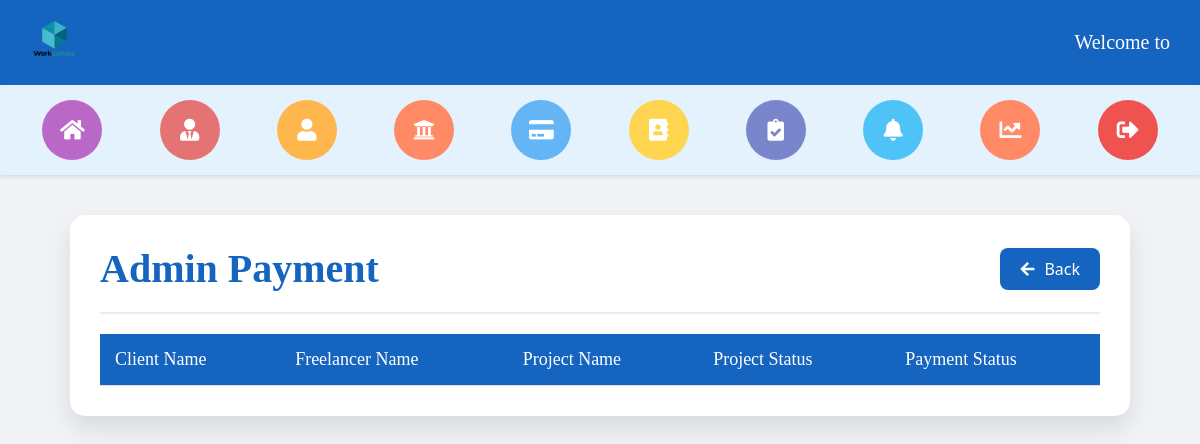
/administrator/admin_payment/ (signed in), run on an earlier commit of the app's database.
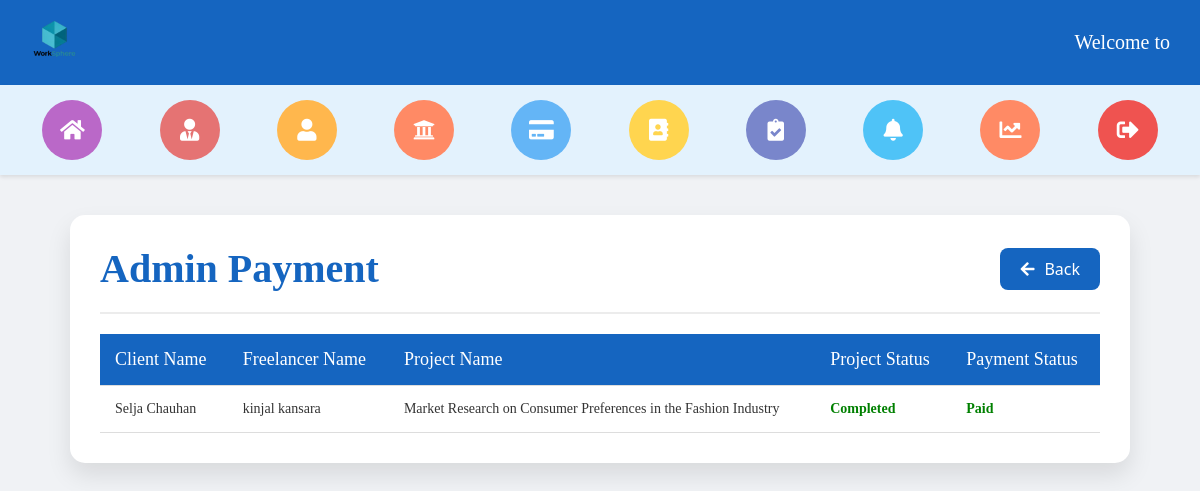
And on a later commit of the database.
### payment/models.py (models this page shows, shortened)
class Payment(models.Model):
    proposal = models.ForeignKey(FreelancerProposal, on_delete=models.CASCADE, related_name='payments', null=True)
    order_id = models.CharField(max_length=255)
    payment_id = models.CharField(max_length=50)
    signature = models.CharField(max_length=256, null=True, blank=True)
    refund_payment_id = models.CharField(max_length=255)
    amount = models.DecimalField(max_digits=10, decimal_places=2)
    refund_amount = models.DecimalField(max_digits=10, decimal_places=2, null=True)
    email = models.EmailField()  # Added field to store the user's email
    status = models.CharField(max_length=100, choices=[(
        'Pending', 'Pending'), ('Completed', 'Completed'), ('Failed', 'Failed')], default='Pending')

### freelancer/models.py (models this page shows, shortened)
class FreelancerProposal(models.Model):
    DURATION_CHOICES = [
        ('1_day', '1 Day'),
        ('2_days', '2 Days'),
        ('3_days', '3 Days'),
        ('4_days', '4 Days'),
        ('5_days', '5 Days'),
        ('7_days', '7 Days'),
        ('10_days', '10 Days'),
        ('15_days', '15 Days'),
        ('1_month', '1 Month'),
        ('2_months', '2 Months'),
        ('3_months', '3 Months'),
    ]
    client = models.ForeignKey(ClientRegisterLogin, on_delete=models.CASCADE, null=True)
    freelancer = models.ForeignKey(FreelancerRegisterLogin, on_delete=models.CASCADE)
    project = models.ForeignKey(ClientPostProject, on_delete=models.CASCADE)
    title = models.CharField(max_length=200)
    description = models.TextField(editable=False)
    duration = models.CharField(max_length=20, choices=DURATION_CHOICES)
    bid = models.DecimalField(max_digits=10, decimal_places=2)  # Default bid value
    cover_letter = models.TextField()
    attachment = models.FileField(upload_to='attachments/', blank=True, null=True)
    submitted_at = models.DateTimeField(auto_now_add=True)
    status = models.CharField(max_length=10, null=True)

class FreelancerRegisterLogin(models.Model):
    profile = models.ImageField(upload_to='profile_images/')
    first_name = models.CharField(max_length=30)
    last_name = models.CharField(max_length=30)
    username = models.CharField(max_length=30, unique=True)
    email = models.EmailField(unique=True)
    password = models.CharField(max_length=100)
    phone_number = models.CharField(max_length=15)
    skills = models.CharField(max_length=50)
    hourly_rate = models.DecimalField(max_digits=20, decimal_places=2)
    location = models.CharField(max_length=100)
    about_me = models.TextField(null=True, max_length=1000)
    bank_name = models.CharField(max_length=50, null=True, blank=True)  # Bank name
    ifsc_code = models.CharField(max_length=20, null=True, blank=True)  # IFSC code
    account_number = models.CharField(max_length=20, null=True, blank=True)  # Account number

### client/models.py (models this page shows, shortened)
class ClientRegisterLogin(models.Model):
    profile_photo = models.ImageField(upload_to='profile_photos/')
    first_name = models.CharField(max_length=30)
    last_name = models.CharField(max_length=30)
    username = models.CharField(max_length=30, unique=True)
    email = models.EmailField(unique=True)
    password = models.CharField(max_length=100)
    phone_no = models.CharField(max_length=15)
    company = models.CharField(max_length=100)
    location = models.CharField(max_length=100, null=True)
    bio = models.TextField(null=True, max_length=1000)

class ClientPostProject(models.Model):
    EXPERIENCE_LEVEL_CHOICES = [
        ('entry', 'Entry Level'),
        ('intermediate', 'Intermediate Level'),
        ('expert', 'Expert Level'),
    ]
    BUDGET_TYPE_CHOICES = [
        ('fixed', 'Fixed Price'),
        ('hourly', 'Hourly'),
    ]
    CATEGORY_CHOICES = [
        ('ai_developement', 'AI Development'),
        ('animation', 'Animation'),
        ('business_strategy', 'Business Strategy'),
        ('content_creation', 'Content Creation'),
        ('contract_drafting', 'Contract Drafting'),
        ('graphic_design', 'Graphic Design'),
        ('legal_consulting', 'Legal Consulting'),
        ('logo_design', 'Logo Design'),
        ('machine_learning', 'Machine Learning'),
        ('market_research', 'Market Research'),
        ('social_media_marketing', 'Social Media Marketing'),
        ('software_development', 'Software Development'),
        ('video_editing', 'Video Editing'),
        ('web_development', 'Web Development'),
        ('music_composition', 'Music Composition'),
        ('lyric_writting', 'Lyric Writing'),
    ]
    client = models.ForeignKey(ClientRegisterLogin, on_delete=models.CASCADE, related_name='projects', null=True)
    title = models.CharField(max_length=255, help_text="Title of the project")
    description = models.TextField(help_text="Detailed description of the project")
    category = models.CharField(max_length=50, choices=CATEGORY_CHOICES, help_text="Project category")
    budget = models.DecimalField(max_digits=20, decimal_places=2, help_text="Project budget (fixed or hourly)")
    budget_type = models.CharField(max_length=10, choices=BUDGET_TYPE_CHOICES, help_text="Budget type")
    deadline = models.DateField(help_text="Deadline for project completion")
    skills_required = models.CharField(max_length=255, help_text="Skills required for the project")
    attachments = models.FileField(upload_to="project_attachments/", blank=True, null=True, help_text="Project-related files")
    photo = models.ImageField(upload_to="project_photos/", blank=True, null=True, help_text="Project-related photo")
    experience_level = models.CharField(max_length=15, choices=EXPERIENCE_LEVEL_CHOICES, help_text="Required experience level for freelancers")
    created_at = models.DateTimeField(auto_now_add=True, help_text="Time when the project was posted")
    status = models.CharField(max_length=10, null=True)

### administrator/views.py (the view)
# urls.py: path('admin_payment/', views.admin_payment, name='admin_payment'),
def admin_payment(request):
    payments = Payment.objects.select_related(
        'proposal__client',
        'proposal__freelancer',
        'proposal__project'
    )
    context = {
        'payment': payments
    }
    return render(request, 'admin_payment.html', context)

### administrator/templates/admin_payment.html (shortened to what this page needs)
{% extends 'admin_header_2.html' %}
{% block content %}
<!DOCTYPE html>
<html lang="en">
<head>
  <link rel="stylesheet" href="https://cdnjs.cloudflare.com/ajax/libs/font-awesome/5.15.4/css/all.min.css">
</head>
<body>
<div class="contact-container">
    <div class="contact-header">
        <h2>Admin Payment</h2>
        <a href="{% url 'admin_dashboard' %}" class="back-button"><i class="fas fa-arrow-left"></i>Back</a>
    </div>
    <table class="contact-table">
        <thead>
            <tr>
                <th>Client Name</th>
                <th>Freelancer Name</th>
                <th>Project Name</th>
                <th>Project Status</th>
                <th>Payment Status</th>
            </tr>
        </thead>
        <tbody>
          {% for payment in payment %}
            <tr>
              <td>{{ payment.proposal.client.first_name }} {{ payment.proposal.client.last_name }}</td>
              <td>{{ payment.proposal.freelancer.first_name }} {{ payment.proposal.freelancer.last_name }}</td>
              <td>{{ payment.proposal.project.title }}</td>
              <td>
                {% if payment.proposal.status == 'Completed' %}
                  <span class="status-completed">Completed</span>
                {% else %}
                  <span class="status-pending">Pending</span>
                {% endif %}
              </td>
              <td>
                {% if payment.status == 'Completed' %}
                  <span class="status-paid">Paid</span>
                {% else %}
                <span class="status-unpaid">Unpaid</span>
                {% endif %}
              </td>
            </tr>
          {% endfor %}
        </tbody>
    </table>
</div>
{% endblock %}

What changed in the data, as far as the page shows it:
added Payment: proposal.client.first_name "Selja", proposal.client.last_name "Chauhan", proposal.freelancer.first_name "kinjal", proposal.freelancer.last_name "kansara", proposal.project "Market Research on Consumer Preferences in the Fashion Industry", shows "Completed", status "Paid"
